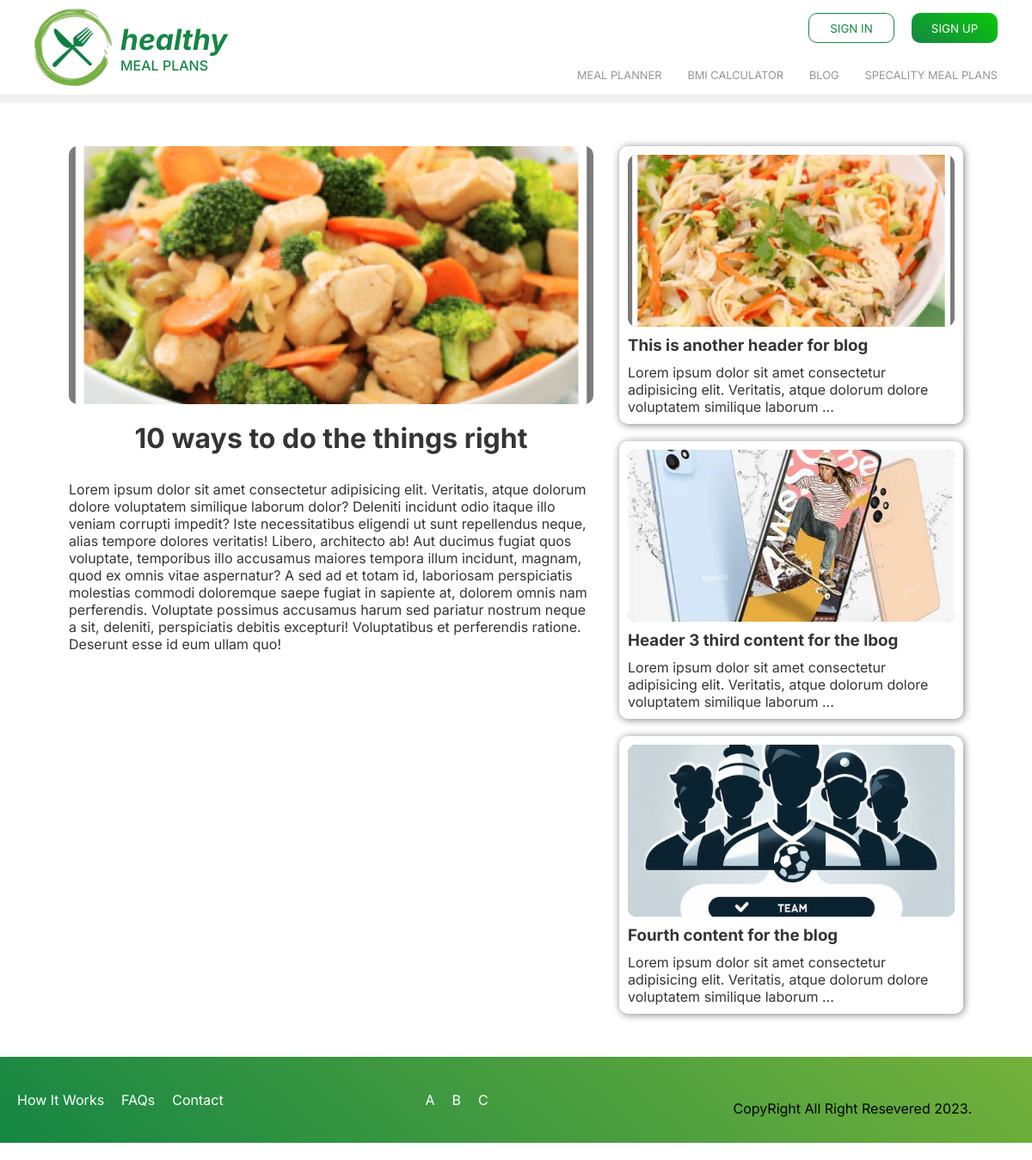
Screenshot of /blogs/1/ with the database file from the repository.
### mealplans/models.py (models this page shows, shortened)
class BlogContents(models.Model):
    image = models.ImageField(upload_to='images/blog/content/',blank=True,null=True)
    header = models.CharField(max_length=200)
    description = models.TextField(blank=True,null=True)
    updated_at = models.DateTimeField(auto_now=True)
    created_at = models.DateTimeField(auto_now_add=True)
    def short_description(self):
        if self.description:
            words = self.description.split()
            if len(words) > 15:
                return ' '.join(words[:15]) + ' ...'
        return self.description

### mealplans/views.py (the view)
# urls.py: path('blogs/<int:pk>/',views.blog_content_view,name='blog-content-view'),
def blog_content_view(request,pk):
    blog_content = get_object_or_404(BlogContents,pk=pk)
    related_contents = BlogContents.objects.exclude(pk=pk)[:3]
    return render(request,'blog/blog_content_view.html',{'data':blog_content,'contents':related_contents})

### mealplans/templates/blog/blog_content_view.html
{% extends 'main.html' %}
{% load static  %}
{% block content %}
    <div class="main_blog_container">
        <div class="blog-container">
            <div class="img_banner_box">
                <img src="{{data.image.url}}" alt="">
            </div>
            <h1 class="txt-center">{{data.header}}</h1>
            <p class="blog_description">{{data.description}}</p>
        </div>
        <div class="box_container">
            {% for content in contents%}
                <a href="{% url 'blog-content-view' content.id %}" class="content_box">
                    <div class="img_box">
                        <img src="{{content.image.url}}" alt="">
                    </div>
                    <h3 class="content_header">{{content.header}}</h3>
                    <p class="short_description">{{content.short_description}}</p>
                </a>
            {% endfor %}
        </div>
    </div>
{% endblock content %}

### static/styles/main.css (style rules this page uses)
* { padding: 0; margin: 0; box-sizing: border-box; font-family: "Inter", sans-serif; }
:root { --primary-color: #158644; --web-green:#128047; --secondary-color: #C5F6DD; --green-logo:#75b13b; --page-bg:#F2F1F1; --text-color-light:white; --text-color-dark:black; --font-family: "Inter", sans-serif; --radius:10px; --text-color:#999292; --font-size-large: 18px; --light-black:rgb(53, 53, 53); --font-size-small: 14px; --spacing: 16px; }
a { text-decoration: none; }
.blog-container { padding: 0px 80px; }
.blog-container h1 { text-align: center; color: var(--light-black); margin-bottom: 20px; }
.blog-container .img_banner_box { height: 400px; border-radius: 10px; overflow: hidden; background-color: gray; }
.blog-container .img_banner_box img { height: 100%; width: 100%; -o-object-fit: cover; object-fit: cover; -o-object-position: center; object-position: center; }
.blog-container .blog_description { margin-top: 30px; color: var(--light-black); }
.box_container { display: grid; grid-template-columns: repeat(auto-fill, minmax(400px, 1fr)); gap: 20px; margin-top: 50px; }
.box_container .content_box { box-shadow: 1px 1px 10px gray; padding: 10px; overflow: hidden; border-radius: 10px; min-height: 300px; cursor: pointer; transition: 0.5s ease-in-out; }
.box_container .content_box .img_box { height: 200px; background-color: gray; border-radius: 10px; overflow: hidden; }
.box_container .content_box .img_box img { height: 100%; width: 100%; -o-object-fit: cover; object-fit: cover; -o-object-position: center; object-position: center; }
.box_container .content_box .content_header { margin-top: 10px; color: var(--light-black); }
.box_container .content_box .short_description { margin-top: 10px; color: var(--light-black); }
.main_blog_container { display: flex; padding: 0px 80px; gap: 30px; }
.main_blog_container .blog-container { padding: 0; margin-top: 50px; }
.main_blog_container .blog-container .img_banner_box { height: 300px; }
.main_blog_container .blog-container h1 { margin-top: 20px; }

### rows the page displays
BlogContents: image (picture), header "10 ways to do the things right", description "Lorem ipsum dolor sit amet consectetur adipisicing elit. Veritatis, atque dolorum dolore voluptatem similique laborum dolor? Deleniti incidunt odio itaque illo veniam corrupti impedit? Iste necessitatibus eligendi ut sunt repellendus neque, alias tempore dolores veritatis! Libero, architecto ab! Aut ducimus fugiat quos voluptate, temporibus illo accusamus maiores tempora illum incidunt, magnam, quod ex omnis vitae aspernatur? A sed ad et totam id, laboriosam perspiciatis molestias commodi doloremque saepe fugiat in sapiente at, dolorem omnis nam perferendis. Voluptate possimus accusamus harum sed pariatur nostrum neque a sit, deleniti, perspiciatis debitis excepturi! Voluptatibus et…"
BlogContents: image (picture), header "This is another header for blog", short_description "Lorem ipsum dolor sit amet consectetur adipisicing elit. Veritatis, atque dolorum dolore voluptatem similique laborum ..."
BlogContents: image (picture), header "Header 3 third content for the lbog", short_description "Lorem ipsum dolor sit amet consectetur adipisicing elit. Veritatis, atque dolorum dolore voluptatem similique laborum ..."
BlogContents: image (picture), header "Fourth content for the blog", short_description "Lorem ipsum dolor sit amet consectetur adipisicing elit. Veritatis, atque dolorum dolore voluptatem similique laborum ..."
